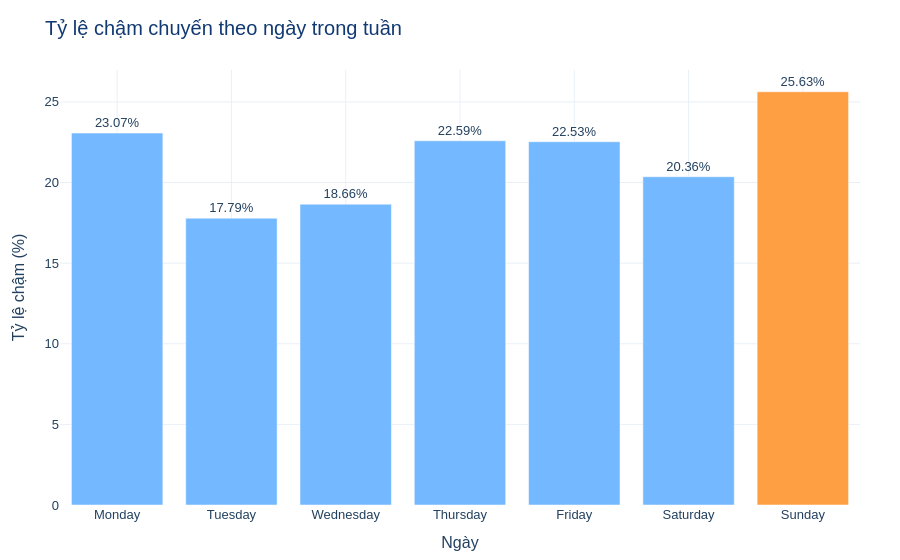

Notebook source saved alongside this figure:
### Code cell
max_idx = day["Delay_Rate"].idxmax()

bar_colors = [
    COLORS["orange"]
    if idx == max_idx
    else COLORS["blue_light"]
    for idx in day.index
]

fig = px.bar(
    day,
    x="Day_Name",
    y="Delay_Rate",
    labels={
        "Day_Name": "Ngày",
        "Delay_Rate": "Tỷ lệ chậm (%)"
    },
    text="Delay_Rate"
)

fig.update_traces(
    marker_color=bar_colors,
    texttemplate="%{text:.2f}%",
    textposition="outside"
)

style_figure(
    fig,
    "Tỷ lệ chậm chuyến theo ngày trong tuần"
)

fig.show()

### Figure 1 — Plotly figure (JSON) as saved in the notebook; plotly's stock layout.template omitted (floating-point values rounded to 4 significant figures)
{"data": [{"hovertemplate": "Ngày=%{x}<br>Tỷ lệ chậm (%)=%{text}<extra></extra>", "legendgroup": "", "marker": {"color": ["#74B9FF", "#74B9FF", "#74B9FF", "#74B9FF", "#74B9FF", "#74B9FF", "#FF9F43"], "pattern": {"shape": ""}}, "name": "", "orientation": "v", "showlegend": false, "text": [23.07, 17.79, 18.66, 22.59, 22.53, 20.36, 25.63], "textposition": "outside", "texttemplate": "%{text:.2f}%", "type": "bar", "x": ["Monday", "Tuesday", "Wednesday", "Thursday", "Friday", "Saturday", "Sunday"], "xaxis": "x", "y": [23.07, 17.79, 18.66, 22.59, 22.53, 20.36, 25.63], "yaxis": "y"}], "layout": {"barmode": "relative", "font": {"color": "#23415F", "family": "Arial", "size": 13}, "legend": {"tracegroupgap": 0}, "margin": {"b": 55, "l": 60, "r": 40, "t": 70}, "paper_bgcolor": "#FFFFFF", "plot_bgcolor": "#FFFFFF", "title": {"font": {"color": "#123A72", "size": 20}, "text": "Tỷ lệ chậm chuyến theo ngày trong tuần"}, "xaxis": {"anchor": "y", "domain": [0, 1], "gridcolor": "#E8F0F7", "title": {"text": "Ngày"}, "zeroline": false}, "yaxis": {"anchor": "x", "domain": [0, 1], "gridcolor": "#E8F0F7", "title": {"text": "Tỷ lệ chậm (%)"}, "zeroline": false}}}
